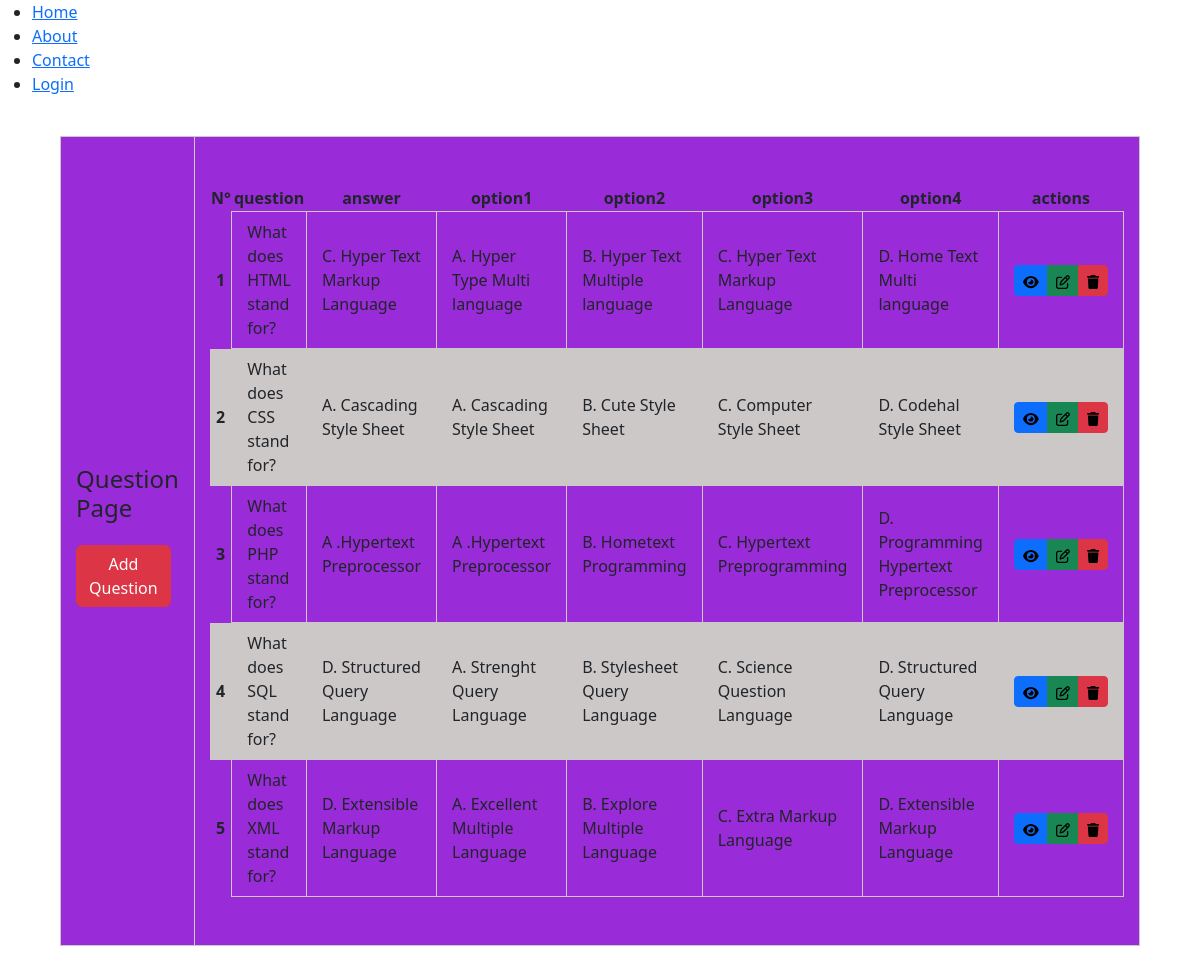
Screenshot of /crud.php with the database file from the repository.
### tables this page shows
CREATE TABLE IF NOT EXISTS `questions` (
  `id` int NOT NULL AUTO_INCREMENT,
  `question` text NOT NULL,
  `answer` text NOT NULL,
  `option1` text NOT NULL,
  `option2` text NOT NULL,
  `option3` text NOT NULL,
  `option4` text NOT NULL,
  PRIMARY KEY (`id`)
);

### crud.php (the view, shortened to what this page needs)
<?php
global $conn;
$query = "SELECT * FROM questions";
$query_run = mysqli_query($conn, $query);
if ( $query_run) {
   if (mysqli_num_rows($query_run)>0) {
    $res = mysqli_fetch_all($query_run, MYSQLI_ASSOC);
   }
   }
?>
<!DOCTYPE html>
<head>
    <link href="https://cdn.jsdelivr.net/npm/bootstrap@5.3.2/dist/css/bootstrap.min.css" rel="stylesheet">
    <link type="text/css" rel="stylesheet" href="css/crud.css">
</head>
<body>
<?php include "navbar.php";?>
    <table>
        <tr>
            <td>
            <div class="col-5">
              <h4 class="page-title">Question Page</h4>
            <div class="col-7">
              <button type="button" class="btn btn-danger text-white" data-bs-toggle="modal" data-bs-target="#exampleModal">
                Add Question
              </button>
          </div>
        </div>
                <td>
                    <table class="list" id="question-liste">
                        <thead>
                          <tr>
                          <th>N°</th>
                            <th>question</th>
                            <th>answer</th>
                            <th>option1</th>
                            <th>option2</th>
                            <th>option3</th>
                            <th>option4</th>
                            <th>actions</th>
                          </tr>
                        </thead>
                        <tbody class="list_question">
                        <?php
                                      if (!empty($res)) {
                                        $rowNumber = 1;
                                          foreach ($res as $r) {
                                              echo '<tr>';
                                              echo '<th scope="row">' . $rowNumber . '</th>';
                                              echo '<td>' . $r['question'] . '</td>';
                                              echo '<td>' . $r['answer'] . '</td>';
                                              echo '<td>' . $r['option1'] . '</td>';
                                              echo '<td>' . $r['option2'] . '</td>';
                                              echo '<td>' . $r['option3'] . '</td>';
                                              echo '<td>' . $r['option4'] . '</td>';
                                              ?>
                                              <td scope="col-3" style="min-width: 100px; max-width: 300px;">
                                              <div class="btn-group">
                                              <a href="#" onclick="showQuestion(<?php echo $r['id']; ?>);" class="btn btn-primary btn-sm">
                                                </a>
                                                <a href="#" onclick="editQuestion(<?php echo $r['id']; ?>);" class="btn btn-success btn-sm">
                                             </a>
                                             <a href="#" onclick="deleteQuestion(<?php echo $r['id']; ?>);" type="button" class="btn btn-danger btn-sm" ></a>
                                             </div>
                                            </td>
                                             </tr>
                                             <?php
                                              $rowNumber++;
                                          }
                                      }
                                      ?>
                        </tbody>
                      </table>
                </td>
            </td>
        </tr>
    </table>
</body>
</html>

### navbar.php (shortened to what this page needs)
<?php
$session = false;
?>
<nav class="col-md-9 col-xs-12">
                    <ul class="nav-list">
                        <li class="list"><a href="#">Home</a></li>
                        <li class="list"><a href="about/index1.html">About</a></li>
                        <li class="list"><a href="#">Contact</a> </li>
                        <?php
        if ($session) {
            echo '<li class="list"><a href="profile.php">Profile '.$username.'</a></li>';
            if ($_SESSION['loggedInUser']['role'] == 1) {
                echo '<li class="list"><a href="crud.php">Admin</a></li>';
            }
            echo '<li class="list"><a href="./test/index.php">Test</a></li>';
            echo '<li class="list"><a href="./server/user/logout.php">Logout</a></li>';
        } else {
            echo '<li class="list"><a href="login/index.html">Login</a></li>';
        }
        ?>
                    </ul>
                </nav>

### css/crud.css (style rules this page uses)
body { background: url('https://img.freepik.com/free-vector/technology-background_52683-7659.jpg?w=1060&t=st=1692866332~exp=1692866932~hmac=517348c5dfab7accd25a70331204d65a00211284eccd0072680409fc453ce0b5') no-repeat center / cover; background-repeat: no-repeat; background-attachment: fixed; background-size: cover; }
table { width: 80%; margin: 40px auto; background: rgb(153, 43, 217); }
table.list { text-align: center; width: 100%; }
td { border: 1px solid rgb(204,200,200); text-align: left; padding: 8px 15px; }
tr:nth-child(even), table.list thread> tr { background-color: rgb(204,200,200); }
button { background: #eee; padding:6px 12px; margin:15px 0 10px; display: inline-block; border: none; border-radius: 30px; font-size: 1rem; cursor: pointer; outline: none; }

### rows the page displays
questions: question "What does HTML stand for?", answer "C. Hyper Text Markup Language", option1 "A. Hyper Type Multi language", option2 "B. Hyper Text Multiple language", option3 "C. Hyper Text Markup Language", option4 "D. Home Text Multi language"
questions: question "What does CSS stand for?", answer "A. Cascading Style Sheet", option1 "A. Cascading Style Sheet", option2 "B. Cute Style Sheet", option3 "C. Computer Style Sheet", option4 "D. Codehal Style Sheet"
questions: question "What does PHP stand for?", answer "A .Hypertext Preprocessor", option1 "A .Hypertext Preprocessor", option2 "B. Hometext Programming", option3 "C. Hypertext Preprogramming", option4 "D. Programming Hypertext Preprocessor"
questions: question "What does SQL stand for?", answer "D. Structured Query Language", option1 "A. Strenght Query Language", option2 "B. Stylesheet Query Language", option3 "C. Science Question Language", option4 "D. Structured Query Language"
questions: question "What does XML stand for?", answer "D. Extensible Markup Language", option1 "A. Excellent Multiple Language", option2 "B. Explore Multiple Language", option3 "C. Extra Markup Language", option4 "D. Extensible Markup Language"
